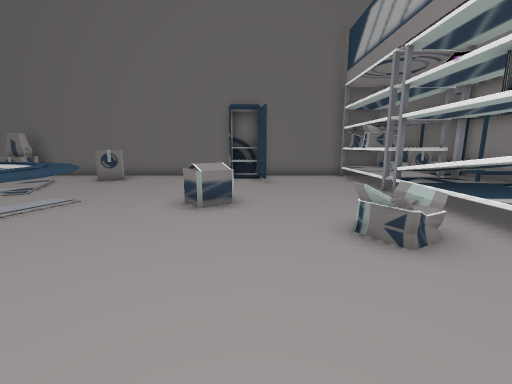
View 1 (above)

18 first-person views from a walk through a level from a Godot 3-D game. The camera is 1.5 m above the floor, tilts 10° down and sees 90° across. The floor is counted in squares, 1 m on a side. Each view is taken from the middle of a square. On the plan, view 1 faces up. The plan holds only what a view shows up to about 13 squares ahead; the rest is blank. The place goes on beyond the plan.

View 2
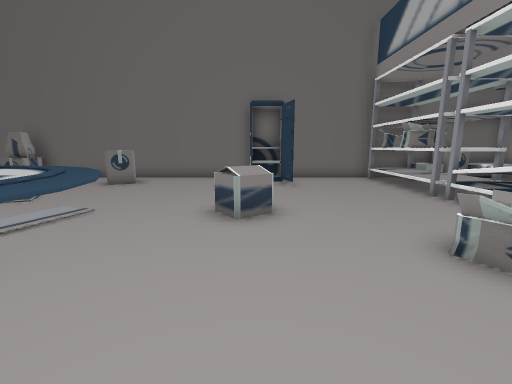

View 3
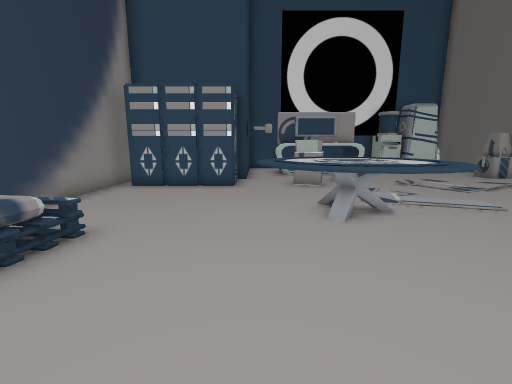

View 4
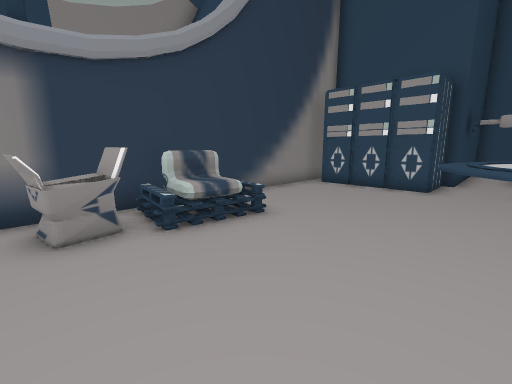

View 5
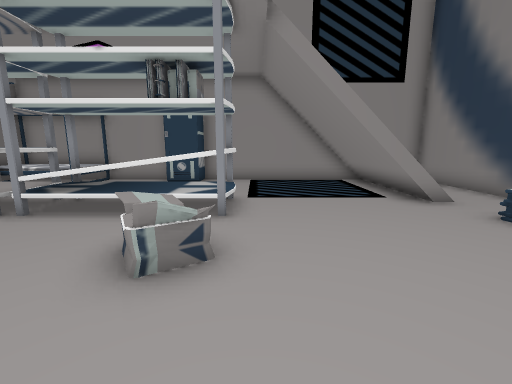

View 6
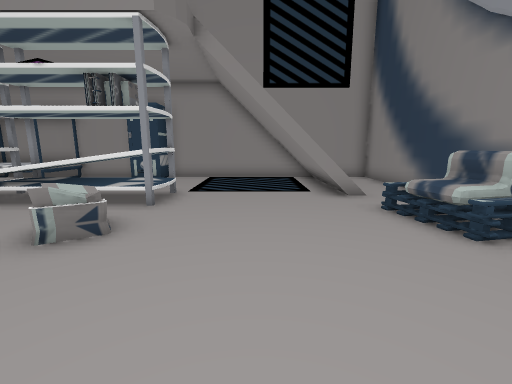

View 7
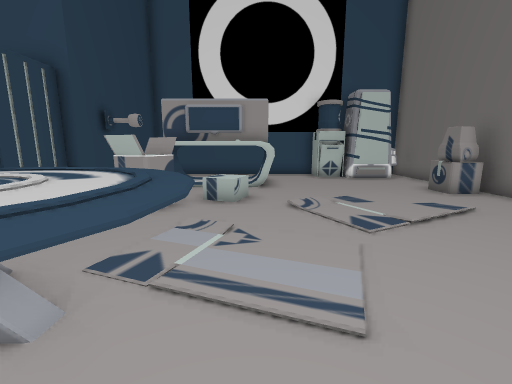

View 8
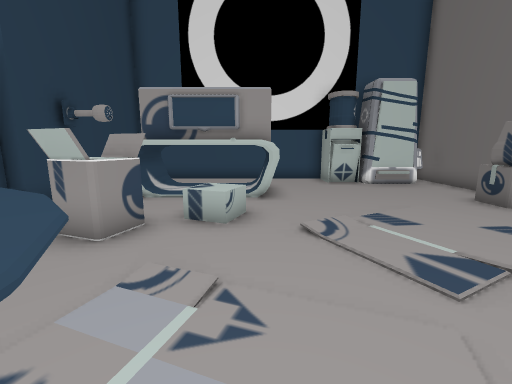

View 9
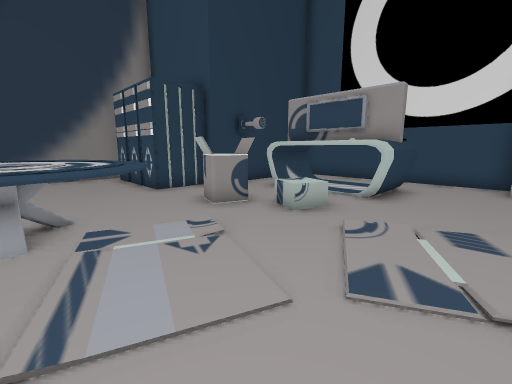

View 10
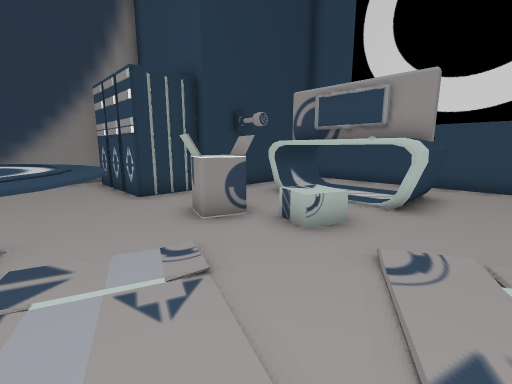

View 11
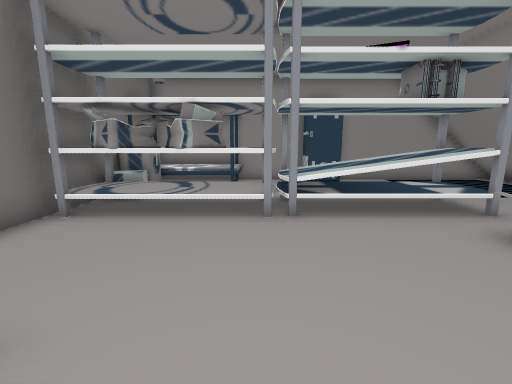

View 12
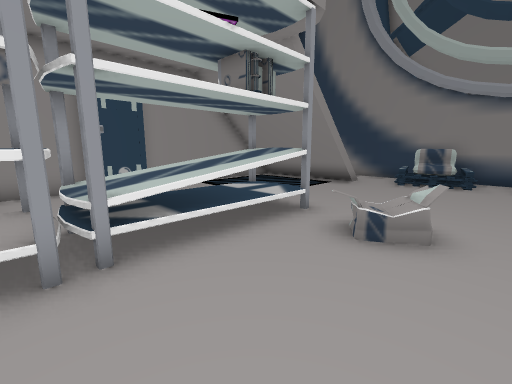

View 13
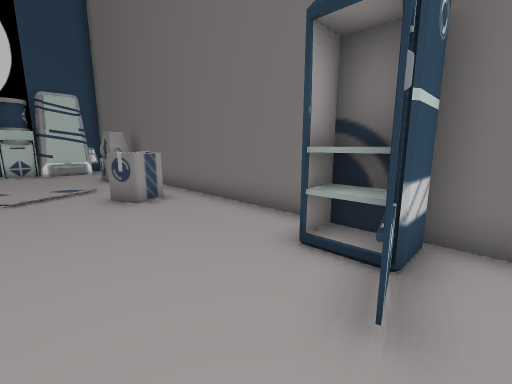

View 14
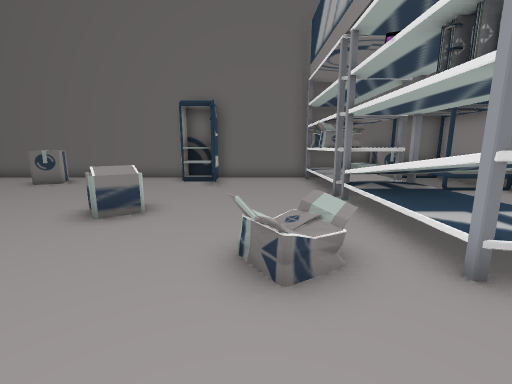

View 15
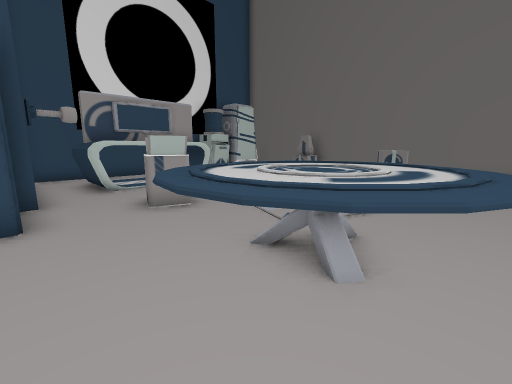

View 16
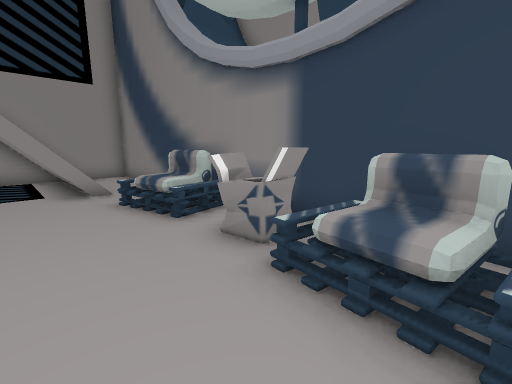

View 17
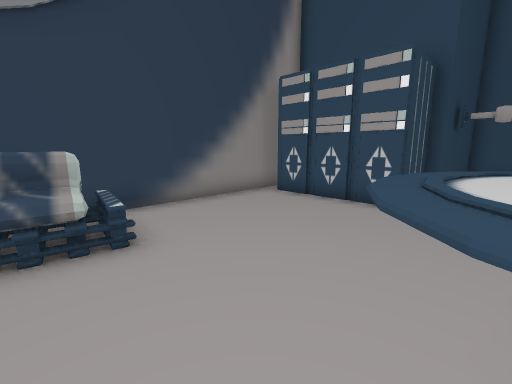

View 18
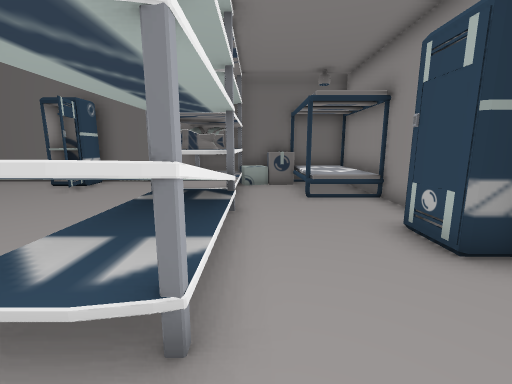

### Floor plan
Key: @ floor where view 1 was taken; # wall or solid block; x gap in a wall; . floor; / step, stairs or slope; = window, fence, low wall or low ledge; ^ raised ledge; T table; H thing the floor can be seen under or through.
Columns run from 18 left of view 1 to 11 right of it. Each row starts with its distance up from view 1.
 14   ############################
 13   #...##.........##....##^^^^#
 12   #........^^....##....##..^^#
 11   #........##.....#....##..^^#
 10  ##....................##..^^#
  9 ###....................##....#
  8 #......................^^....#
  7 #...............^^.....^^...##
  6 #..HHH...........=.....^^...##
  5 #..  H.^^...TTT......=.^^....#
  4 #..  H..x..TTTTT....==.##....#
  3 #..HH#..^#.TTTTT.............#
  2 #..###.....TTTTT.............#
  1 #............TT..............#
  0 ##########........@..... /// #
 -1          #............../    #
 -2          #.....==.....=./    #
 -3          #.....=##^#===......#
 -4          #.....########......#
 -5          ########    #########

Positions as (right, up) in squares from view 1, and headings:
1: (0, 0), facing up
2: (-1, 1), facing up
3: (1, 1), facing left
4: (1, 2), facing down-left
5: (-1, 3), facing right
6: (-2, 1), facing right
7: (-3, 6), facing left
8: (-5, 6), facing left
9: (-5, 9), facing down-left
10: (-6, 8), facing down-left
11: (-1, 9), facing right
12: (1, 9), facing down-right
13: (1, 9), facing up-left
14: (2, 1), facing up
15: (-3, 0), facing up-left
16: (-3, 0), facing down-right
17: (-2, 2), facing down-left
18: (7, 2), facing up
